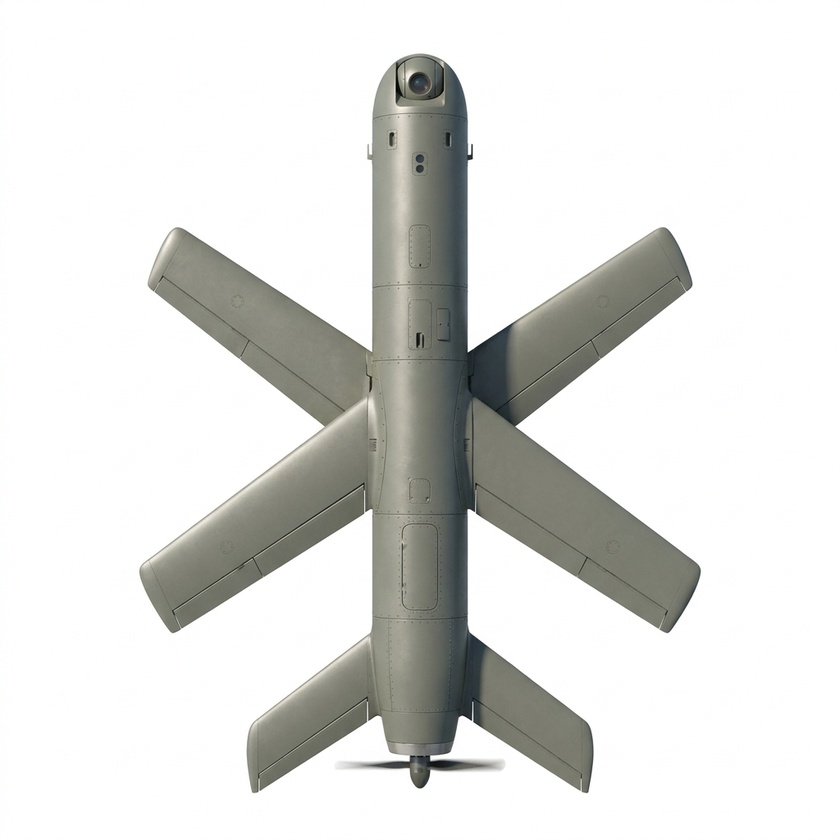
#> input picture assets/units/raw/001.jpg, 840 x 840 px, shrunk from 1024 x 1024 before the run
$ python fillholes.py ../../../../assets/units/raw/001.jpg
#> lines starting #> are read from the running program, lines starting #| are printed output that depends on the picture; after the words box and inside, x2 and y2 are one past the last pixel; in counts of white or black regions, pixels touching at a corner belong together
# سد الفتحات السوداء في صورة البدن (مكان البرج المرفوع) بلون السطح المحيط
import sys, numpy as np
from PIL import Image
from scipy.ndimage import gaussian_filter, binary_dilation
for f in sys.argv[1:]:
    a = np.array(Image.open(f).convert('RGBA')).astype(np.float32) / 255
    lum = a[..., :3].mean(2); op = a[..., 3] > .97
#> after `op = a[..., 3] > 0.97`: op: shape (840, 840) bool; every value is 1
    hole = op & (lum < .09)
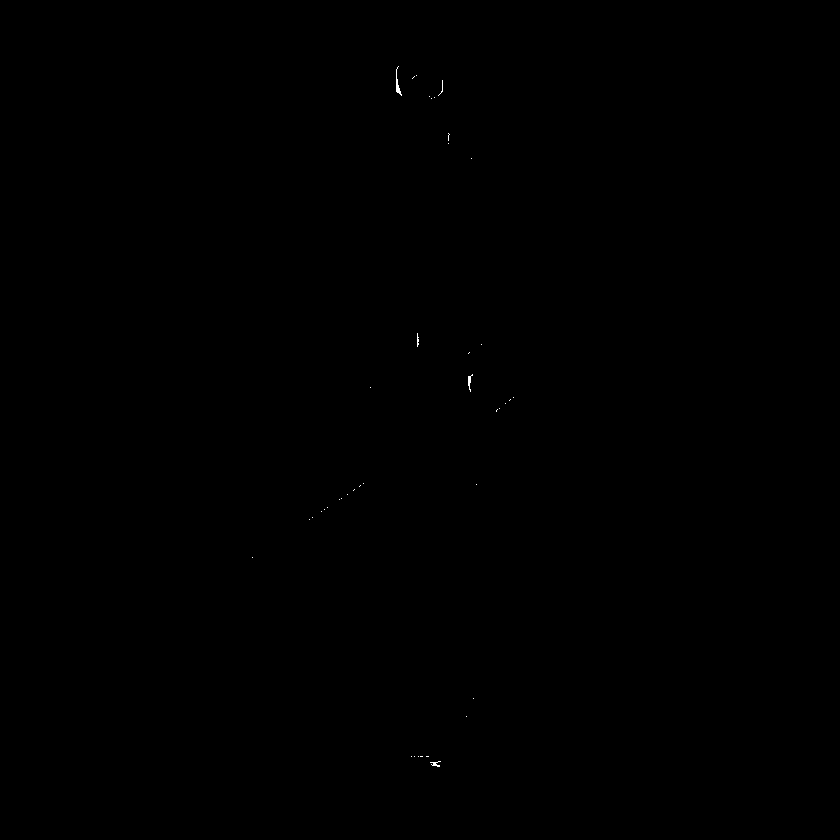
#> hole: shape (840, 840) bool; 0.03% white in thin lines or dots, all inside (x1, y1, x2, y2) = (252, 66, 514, 767)
    hole = binary_dilation(hole, iterations=2) & op
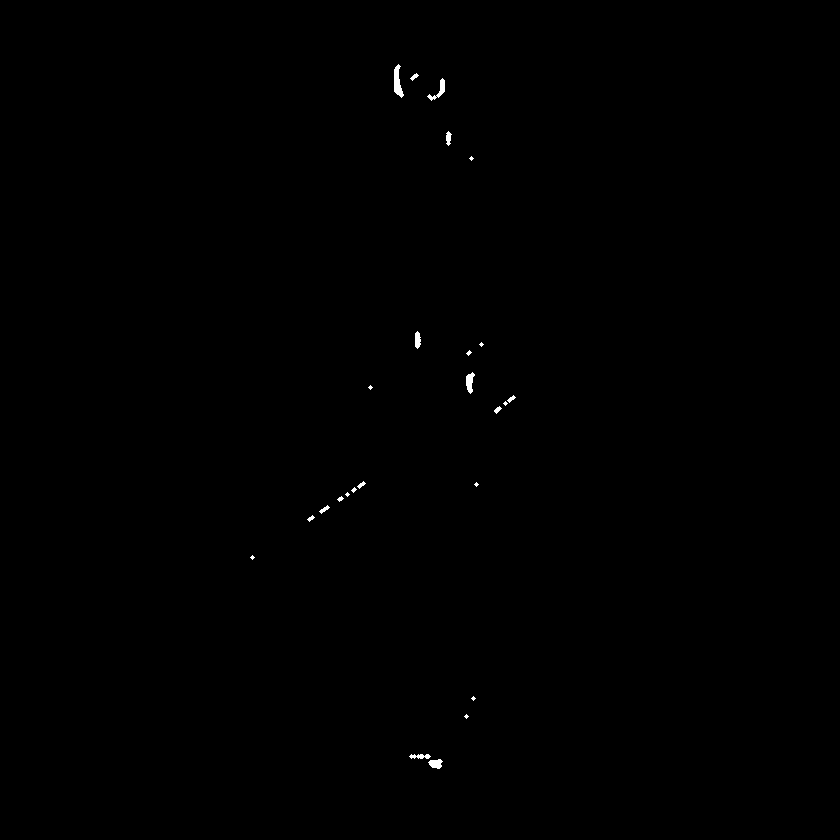
#> hole: shape (840, 840) bool; 0.16% white; 25 white regions (11 under 20 px), largest, box (x1, y1, x2, y2) and area: (394, 64, 404, 98) 190, (427, 78, 445, 101) 123, (466, 372, 475, 394) 122
    good = op & ~hole
    rgb = a[..., :3].copy(); w = good.astype(np.float32)
    acc = rgb * w[..., None]
    for s in (2, 4, 8, 16, 32):
        num = gaussian_filter(acc, (s, s, 0)); den = gaussian_filter(w, s)[..., None]
        fill = num / np.maximum(den, 1e-4)
        m = hole & (den[..., 0] > .02)
        rgb[m] = fill[m] * .78          # أغمق قليلاً: داخل حلقة البرج ظل
        acc[m] = rgb[m]; w[m] = 1; hole &= ~m
#> this loop made 5 passes
#> pass 1, `den = gaussian_filter(w, s)[..., None]`:
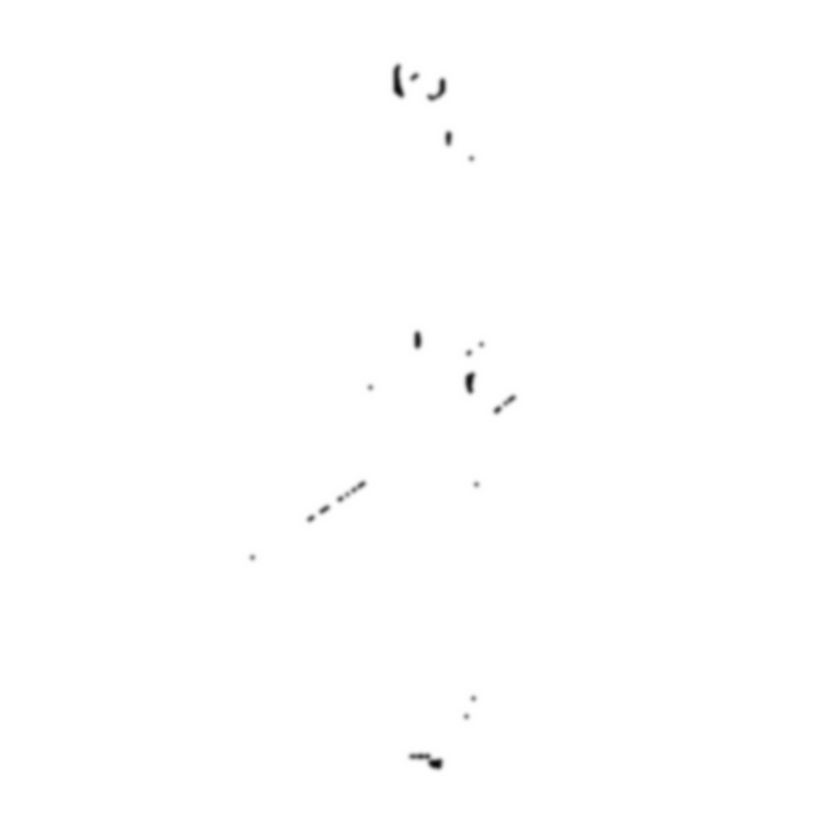
#> den: shape (840, 840, 1) float32; min 0.0458, max 1, mean 0.998
#> after the loop:
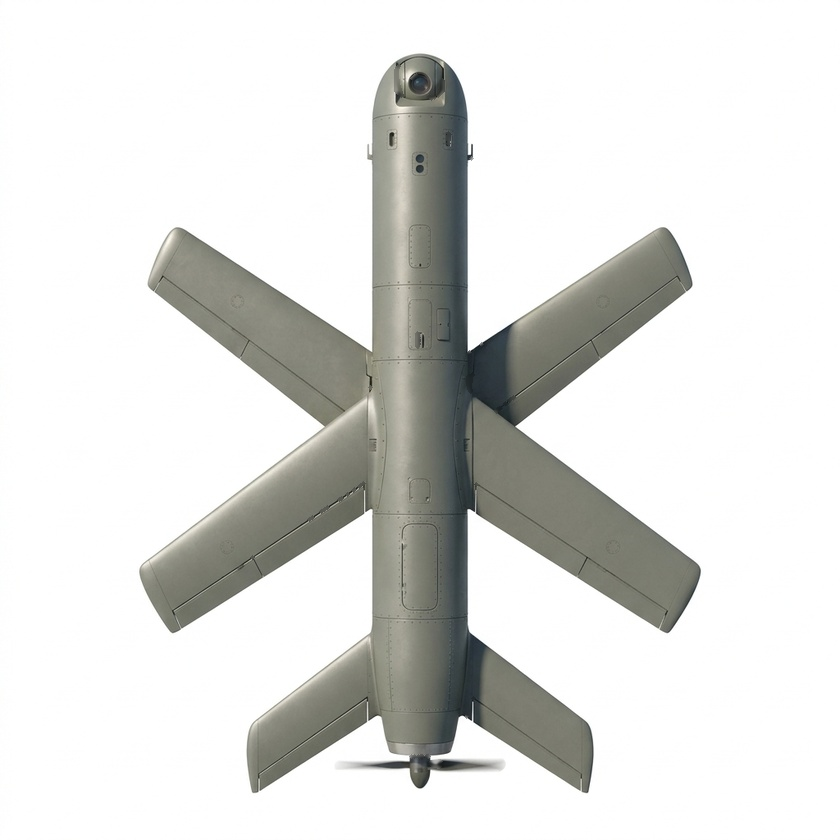
#> acc: shape (840, 840, 3) float32; mean R, G, B 0.875, 0.877, 0.867
#> after the loop: den: shape (840, 840, 1) float32; every value is 1
    a[..., :3] = rgb
    Image.fromarray((np.clip(a, 0, 1) * 255).astype(np.uint8)).save(f)
    print('filled', f)

$ run again, on assets/units/raw/013.jpg
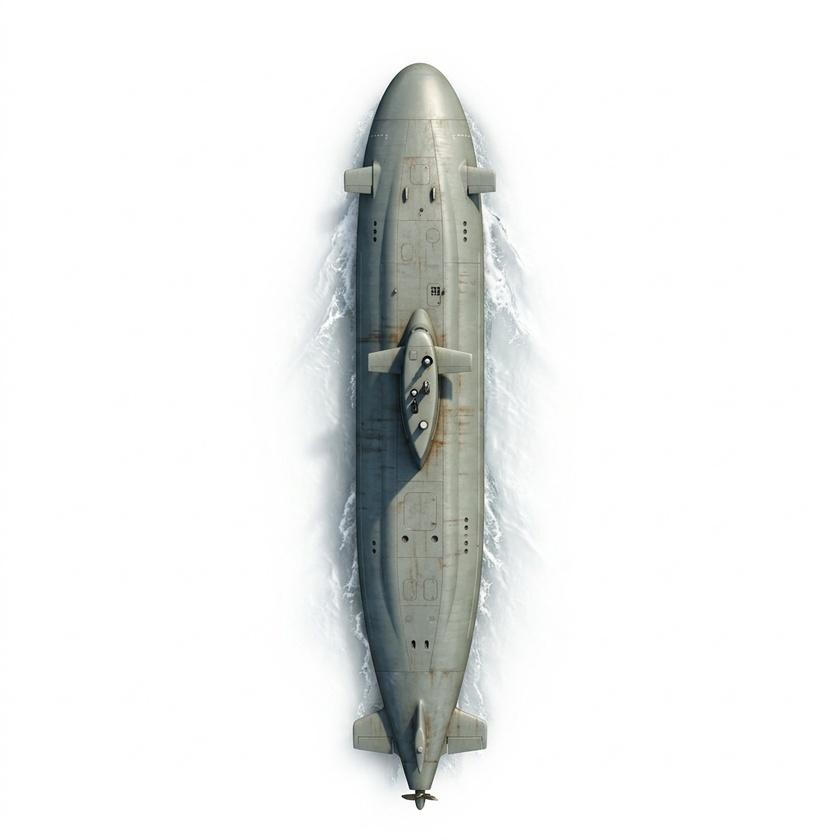
#> input picture assets/units/raw/013.jpg, 840 x 840 px, shrunk from 1024 x 1024 before the run
#> op: shape (840, 840) bool; every value is 1
#> `hole = binary_dilation(hole, iterations=2) & op`:
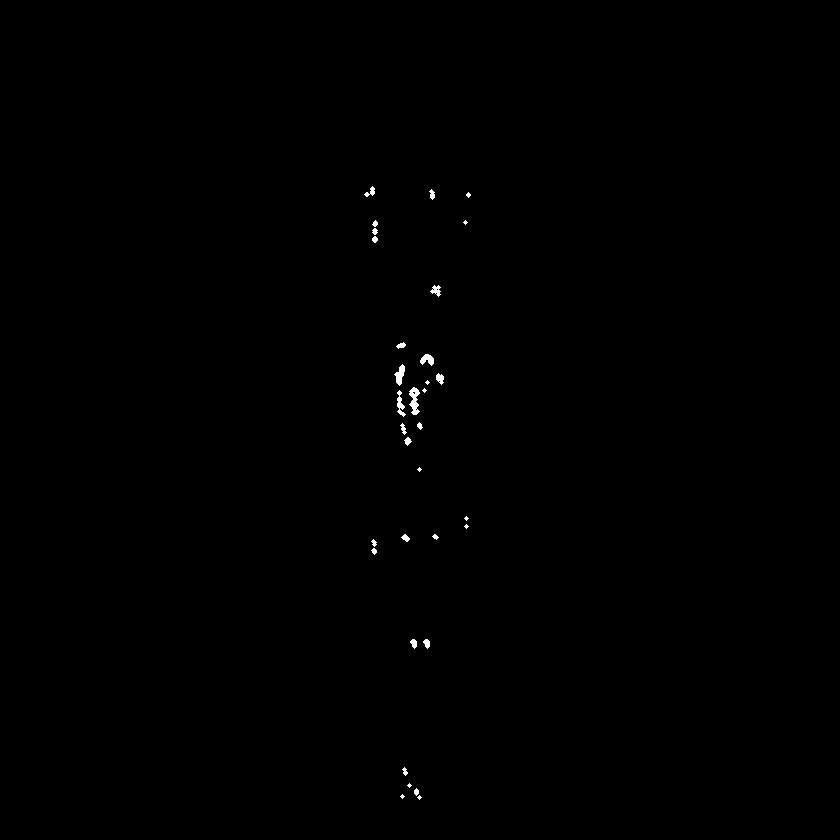
#> hole: shape (840, 840) bool; 0.2% white; 33 white regions (10 under 20 px), largest, box (x1, y1, x2, y2) and area: (409, 387, 420, 415) 184, (394, 364, 405, 386) 127, (397, 390, 406, 417) 112
#> after the loop `for s in (2, 4, 8, 16, 32):`:
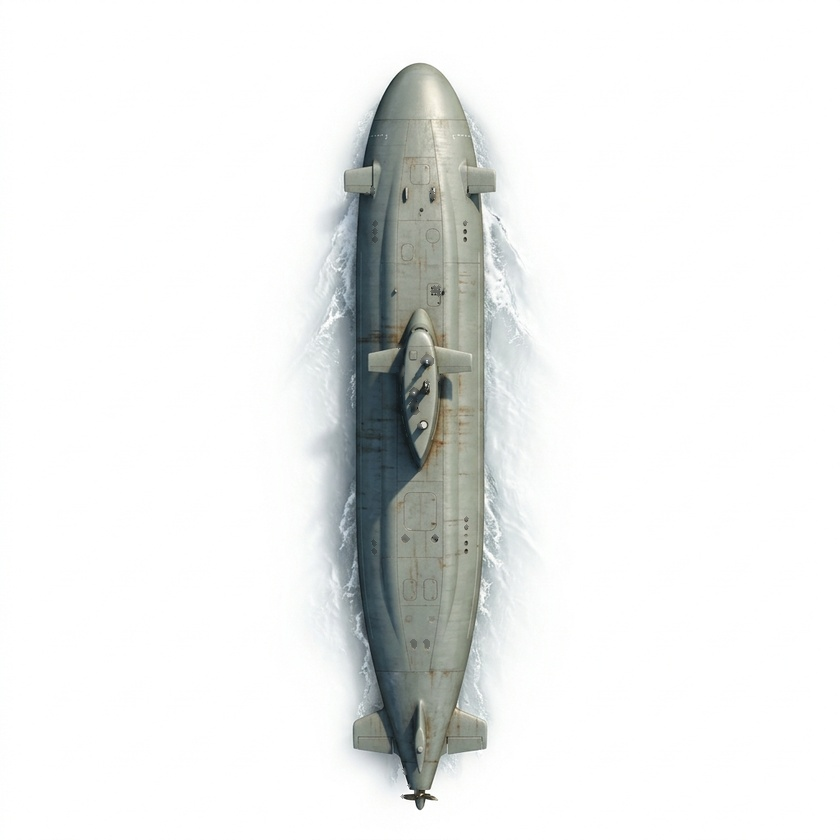
#> acc: shape (840, 840, 3) float32; mean R, G, B 0.923, 0.929, 0.926

$ run again, on assets/units/raw/014.jpg
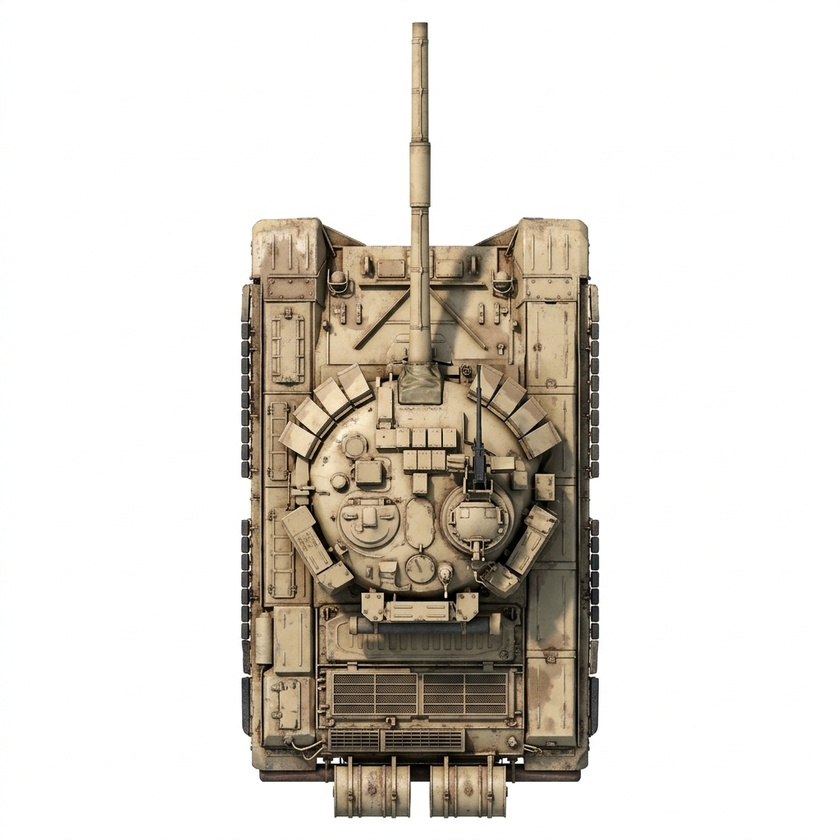
#> input picture assets/units/raw/014.jpg, 840 x 840 px, shrunk from 1024 x 1024 before the run
#> op: shape (840, 840) bool; every value is 1
#> `hole = op & (lum < .09)`:
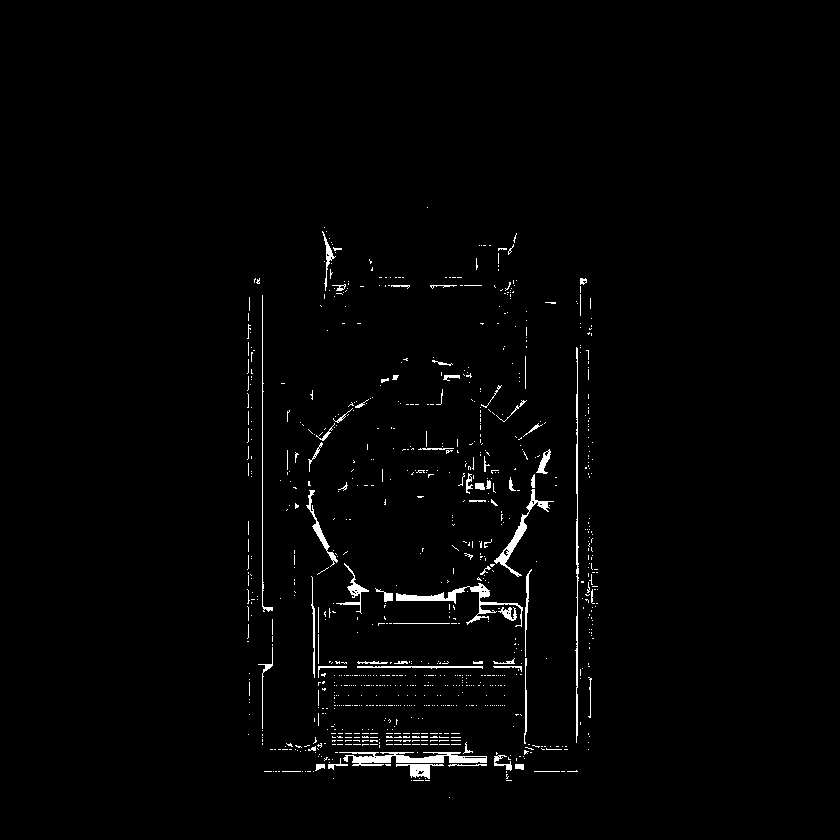
#> hole: shape (840, 840) bool; 1.6% white; 901 white regions (832 under 20 px), largest, box (x1, y1, x2, y2) and area: (339, 752, 487, 766) 1119, (396, 583, 523, 627) 865, (575, 347, 579, 743) 665
#> good: shape (840, 840) bool; 94.6% white; 180 black regions (58 under 20 px), largest, box (x1, y1, x2, y2) and area: (373, 447, 570, 783) 6990, (262, 717, 489, 783) 6104, (573, 343, 600, 745) 3254
#> after the loop `for s in (2, 4, 8, 16, 32):`:
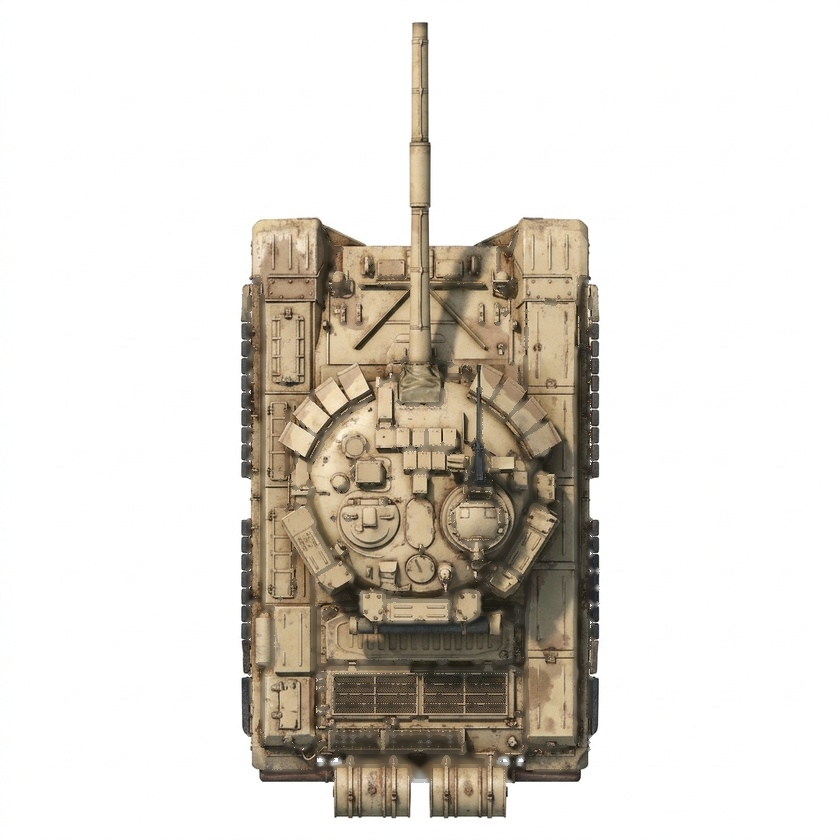
#> acc: shape (840, 840, 3) float32; mean R, G, B 0.87, 0.851, 0.823
